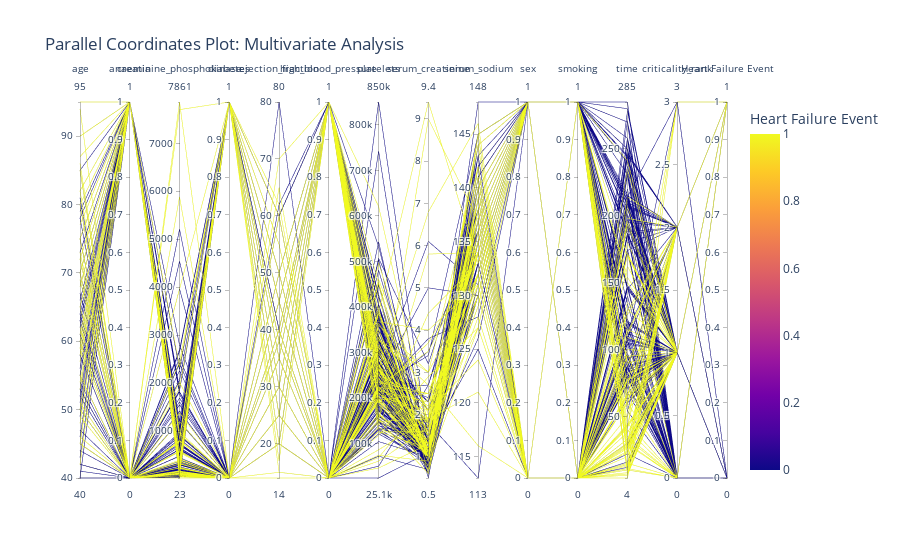

The notebook cell this image was saved under:
### Code cell
# Parallel Coordinates Plot
parallel_fig = px.parallel_coordinates(df, 
                                       color='DEATH_EVENT',
                                       labels={"DEATH_EVENT": "Heart Failure Event"},
                                       title="Parallel Coordinates Plot: Multivariate Analysis")
parallel_fig.show()

### Figure 1 — Plotly figure (JSON) as saved in the notebook; plotly's stock layout.template omitted (floating-point values rounded to 4 significant figures; data arrays with more than 128 entries replaced by an {"elided": "..."} marker saying what was removed)
{"data": [{"dimensions": [{"label": "age", "values": {"elided": "299 int values"}}, {"label": "anaemia", "values": {"elided": "299 int values"}}, {"label": "creatinine_phosphokinase", "values": {"elided": "299 int values"}}, {"label": "diabetes", "values": {"elided": "299 int values"}}, {"label": "ejection_fraction", "values": {"elided": "299 int values"}}, {"label": "high_blood_pressure", "values": {"elided": "299 int values"}}, {"label": "platelets", "values": {"elided": "299 int values"}}, {"label": "serum_creatinine", "values": {"elided": "299 float values"}}, {"label": "serum_sodium", "values": {"elided": "299 int values"}}, {"label": "sex", "values": {"elided": "299 int values"}}, {"label": "smoking", "values": {"elided": "299 int values"}}, {"label": "time", "values": {"elided": "299 int values"}}, {"label": "criticality_rank", "values": {"elided": "299 int values"}}, {"label": "Heart Failure Event", "values": {"elided": "299 int values"}}], "domain": {"x": [0, 1], "y": [0, 1]}, "line": {"color": {"elided": "299 int values"}, "coloraxis": "coloraxis"}, "name": "", "type": "parcoords"}], "layout": {"coloraxis": {"colorbar": {"title": {"text": "Heart Failure Event"}}, "colorscale": [[0, "#0d0887"], [0.1111, "#46039f"], [0.2222, "#7201a8"], [0.3333, "#9c179e"], [0.4444, "#bd3786"], [0.5556, "#d8576b"], [0.6667, "#ed7953"], [0.7778, "#fb9f3a"], [0.8889, "#fdca26"], [1, "#f0f921"]]}, "legend": {"tracegroupgap": 0}, "title": {"text": "Parallel Coordinates Plot: Multivariate Analysis"}}}
